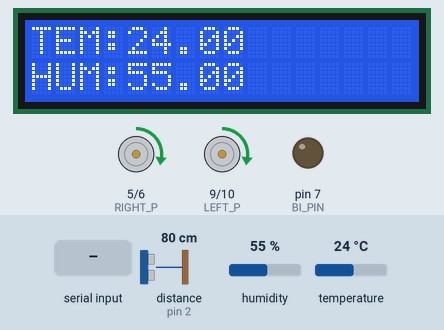
Simulated run of this sketch. Board: Arduino Uno, built with avr-gcc and run on an emulated ATmega328P. Shown: 16×2 character LCD, motor-driver pin pairs drawn as motors (green arrow = first pin HIGH = forward, orange = second pin HIGH = backward, longer = more drive), output pins drawn as LEDs (lit = HIGH). The test bench sets the inputs (shaded band); at power-on: distance to the obstacle (sensor on pin 2) 80 cm, humidity 55 %, temperature 24 °C. The echo pulse lasts 58.3 µs per cm.

Above: at 1.2 s.
1.3 s: distance to the obstacle (sensor on pin 2) set to 16 cm
3.3 s: distance to the obstacle (sensor on pin 2) set to 12 cm
At 4.7 s:
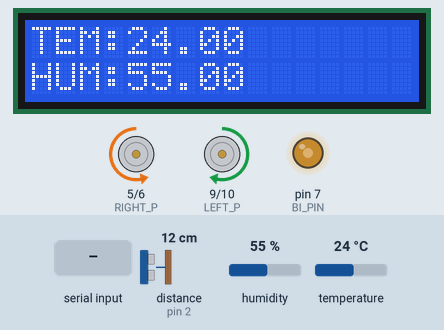
5.9 s: distance to the obstacle (sensor on pin 2) set to 120 cm
At 7.8 s:
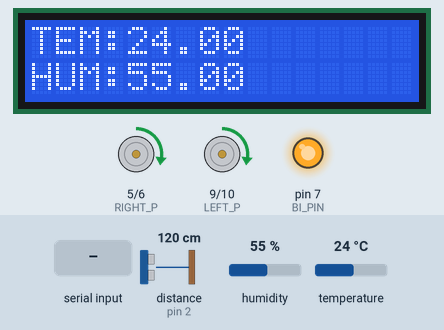
8.1 s: "1" received over the second serial link
At 10.2 s:
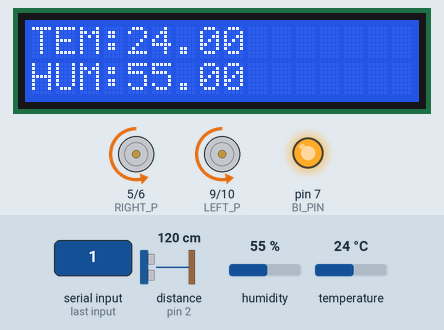
10.6 s: humidity set to 22 %
At 11.7 s:
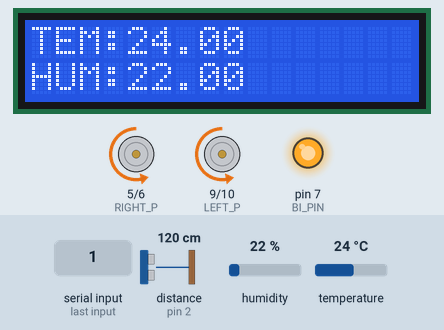
12.7 s: temperature set to 12 °C
At 13.9 s:
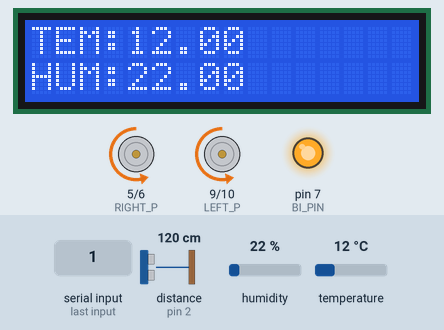
Timing chart, 0 to 15.7 s (numbered marks = the images above; inputs shaded):
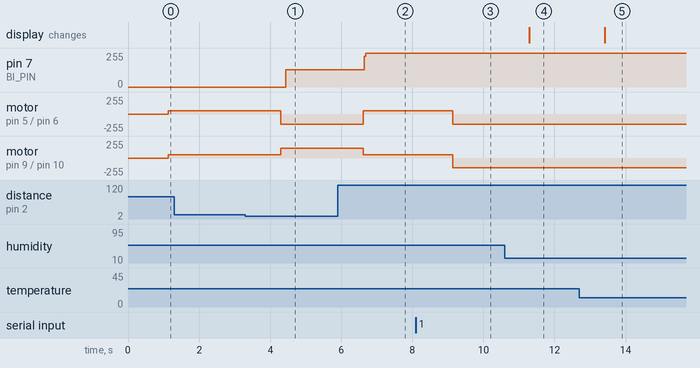

The sketch:

mainboard.ino
```cpp
#include <DHT.h>
#include <DHT_U.h>
#include <LCD_I2C.h>
#include <SoftwareSerial.h>
#include <MsTimer2.h>
#include "SR04.h"


#define DHTPIN 4     // 温湿度传感器数据引脚
#define DHTTYPE DHT11   // DHT 11

// 左右轮
#define LEFT 0
#define RIGHT 1

// L298N 接线
#define RIGHT_P 5 // IN1
#define RIGHT_N 6 // IN2
#define LEFT_P 9 // IN3
#define LEFT_N 10 // IN4

// 正反转
#define POSITIVE 1
#define NEGATIVE 0

// 串口
#define RX 0
#define TX 1

// RGB
#define R 1
#define G 2
#define B 3

// 超声波
#define TRIG_PIN 2
#define ECHO_PIN 3

// 蜂鸣器
#define BI_PIN 7

typedef struct angles{
  int x;
  int y;
  int z;
}angles_t;

angles_t angles;
char buffer[3];

DHT dht(DHTPIN, DHTTYPE);
LCD_I2C lcd(0x27, 16, 2);
SoftwareSerial mySerial(RX, TX);
SR04 sr04 = SR04(ECHO_PIN,TRIG_PIN);
long distance;
int last_pt = 0;
bool bi = false;

// 温湿度字符串转换缓冲区
char buffer_tem[6];
char buffer_hum[6];

void setup() {
  Serial.begin(9600);
  mySerial.begin(9600);
  // mySerial.setTimeout(1000);

  // 右电机
  pinMode(5,OUTPUT);
  pinMode(6,OUTPUT);
  // 左电机
  pinMode(9,OUTPUT);
  pinMode(10,OUTPUT);

  // 蜂鸣器
  pinMode(BI_PIN,OUTPUT);

  // RGB
  // pinMode(2,OUTPUT);
  // pinMode(3,OUTPUT);
  // pinMode(4,OUTPUT);

  // 温湿度传感器
  dht.begin();
  // 显示模块
  lcd.begin();
  lcd.backlight();// 背光

  // 定时器（蜂鸣器）
  MsTimer2::set(2,onTimer);
  MsTimer2::start();
}

int head = 0;

void loop() {
  // put your main code here, to run repeatedly:
  // Serial.println("hello world");
  // delay(200);
  // 电机1
  // digitalWrite(4)
  // for(int i=0;i<255;i++){
  //   analogWrite(5,i);
  //   delay(2000/255);
  // }
  // for(int i=255;i>0;i--){
  //   analogWrite(5,i);
  //   delay(2000/255);
  // }
  // delay(200);

  //测试前进后退
  // forward(255);
  // delay(1000);
  // back(255);
  // delay(1000);

  // 温湿度模块测试
  // Wait a few seconds between measurements.
  // delay(2000);
  // 读取湿度
  float h = dht.readHumidity();
  // 读取温度
  float t = dht.readTemperature();
  // dtostrf(t,2,2,buffer_tem);
  // dtostrf(h,2,2,buffer_hum);
  // Serial.print(buffer_tem);
  // Serial.print(buffer_hum);
  // mySerial.write(buffer_tem);
  // mySerial.write(buffer_hum);
  // Serial.print(F("Humidity: "));
  // Serial.print(h);
  // Serial.print(F("%  Temperature: "));
  // Serial.print(t);
  // Serial.print(F("°C "));
  // Serial.print("\n");

  // lcd模块测试
  lcd.setCursor(0,0);
  lcd.print("TEM:"); // You can make spaces using well... spaces
  lcd.print(t);
  lcd.setCursor(0,1);
  // lcd.setCursor(5, 1); // Or setting the cursor in the desired position.
  lcd.print("HUM:");
  lcd.print(h);
  // Serial.println(h);
  // Serial.println(t);
  // delay(500);
  // lcd.clear();
  // delay(500);

 // 测试与esp32串口传输
  // Serial.readBytes(buffer, 3);
  // angles.x = buffer[0];
  // angles.y = buffer[1];
  // angles.z = buffer[2];

  // Serial.print("\n");
  // Serial.println(angles.x);
  // Serial.println(angles.y);
  // Serial.println(angles.z);

  // 测试RGB
  // RGB(R);
  // RGB(R);
  // delay(1000);
  // RGB(B);
  // delay(1000);
  // RGB(G);
  // delay(1000);

  // 手势检测测试
  mySerial.readBytes(buffer, 3);
  angles.x = buffer[0];
  angles.y = buffer[1];
  angles.z = buffer[2];
  // Serial.print("\n");
  // Serial.println(angles.x);
  // Serial.println(angles.y);
  // Serial.println(angles.z);

  // 超声波
  distance = sr04.Distance();
  // Serial.print(distance);
  // Serial.println("cm");

  // 避障
  if(distance < 15){
    turn_right();
    bi = true;
  }
  // 手控
  else{
    bi = false;
    if(angles.x > 0){
      // 后退
      roll(LEFT,NEGATIVE,angles.x*2+50+angles.y);
      roll(RIGHT,NEGATIVE,angles.x*2+50-angles.y);
    }
    else{
      // 前进
      roll(LEFT,POSITIVE,-angles.x*2+50+angles.y);
      roll(RIGHT,POSITIVE,-angles.x*2+50-angles.y);
    }
  }


}

void turn_right(){
  roll(LEFT,POSITIVE,150);
  roll(RIGHT,NEGATIVE,150);
  delay(100);
}

void RGB(int mode){
  if(mode == R){
    digitalWrite(2,LOW);
    digitalWrite(3,LOW);
    digitalWrite(4,HIGH);
  }else if(mode == G){
    digitalWrite(2,HIGH);
    digitalWrite(3,LOW);
    digitalWrite(4,LOW);
  }
  else if(mode == B){
    digitalWrite(2,LOW);
    digitalWrite(3,HIGH);
    digitalWrite(4,LOW);
  }
}

// 前进
// 参数：速度0-255
void forward(int speed){
  roll(LEFT,POSITIVE,speed);
  roll(RIGHT,POSITIVE,speed);
}

// 后退
// 参数：速度0-255
void back(int speed){
  roll(LEFT,NEGATIVE,speed);
  roll(RIGHT,NEGATIVE,speed);
}

// 参数：左右轮，正反转，速度0-255
void roll(bool side,bool mode,int speed){
  // 左电机
  if(side == LEFT){
    // 正转
    if(mode == POSITIVE){
      digitalWrite(LEFT_N,LOW);
      analogWrite(LEFT_P,speed);
    }
    // 反转
    else{
      digitalWrite(LEFT_P,LOW);
      analogWrite(LEFT_N,speed);
    }
  }
  // 右电机
  else{
    // 正转
    if(mode == POSITIVE){
      digitalWrite(RIGHT_N,LOW);
      analogWrite(RIGHT_P,speed);
    }
    // 反转
    else{
      digitalWrite(RIGHT_P,LOW);
      analogWrite(RIGHT_N,speed);
    }
  }
}

void onTimer(){
  if(bi){
    if(last_pt == 1){
      digitalWrite(BI_PIN,LOW);
      last_pt = 0;
    }
    else{
      digitalWrite(BI_PIN,HIGH);
      last_pt = 1;
    }
  }
}
```

Measured:
- the behaviour switches between 15 and 14 cm on distance to the obstacle (sensor on pin 2) (found by bisection; images 0 and 1)
- after the input at 1.3 s, every drawn part: stays the same
- after the input at 3.3 s, pin 7 (BI_PIN): 0/255 → 128/255 after 1.1 s; motor on pin 5 (RIGHT_P) / pin 6 (RIGHT_N): forward 50/255 → backward 150/255 after 1.0 s; motor on pin 9 (LEFT_P) / pin 10 (LEFT_N): forward 50/255 → forward 150/255 after 1.0 s
- after the input at 5.9 s, pin 7 (BI_PIN): 128/255 → 255/255 after 0.74 s; motor on pin 5 (RIGHT_P) / pin 6 (RIGHT_N): backward 150/255 → forward 50/255 after 0.71 s; motor on pin 9 (LEFT_P) / pin 10 (LEFT_N): forward 150/255 → forward 50/255 after 0.71 s
- after the input at 8.1 s, motor on pin 5 (RIGHT_P) / pin 6 (RIGHT_N): forward 50/255 → backward 150/255 after 1.0 s; motor on pin 9 (LEFT_P) / pin 10 (LEFT_N): forward 50/255 → backward 148/255 after 1.0 s
- after the input at 10.6 s, the display: changes after 0.69 s (image 4)
- after the input at 12.7 s, the display: changes after 0.71 s (image 5)
